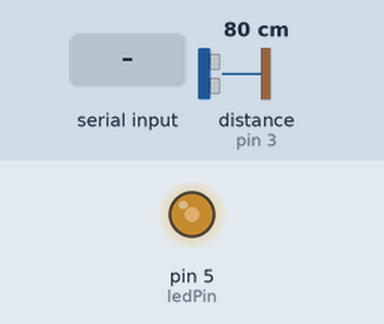
Simulated run of this sketch. Board: Arduino Uno, built with avr-gcc and run on an emulated ATmega328P. Parts: output pins drawn as LEDs (lit = HIGH). The test bench sets the inputs (shaded band); at power-on: distance to the obstacle (sensor on pin 3) 80 cm. The echo pulse lasts 58.3 µs per cm; what the sketch prints to the serial monitor is not drawn.

Above: at 1.2 s.
1.3 s: "1\n" received over Serial
At 2.6 s:
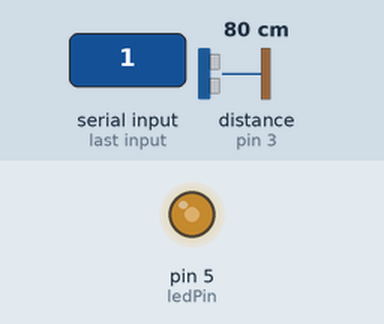
3.5 s: "90,45\n" received over Serial
At 6.8 s:
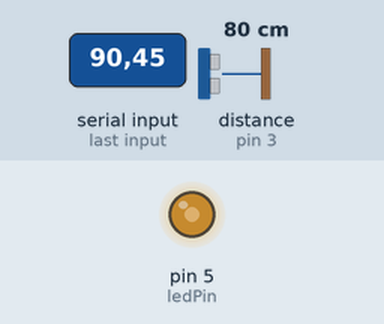
Timing chart, 0 to 8.3 s (numbered marks = the images above; inputs shaded):
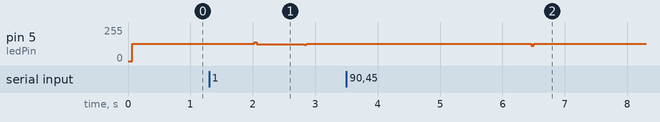

Measured:
- after the input at 1.3 s, pin 5 (ledPin): 128/255 → 127/255 after 0.73 s, → 128/255 0.80 s later
- after the input at 3.5 s, pin 5 (ledPin): 128/255 → 114/255 after 3.0 s, → 128/255 0.04 s later

The sketch:

Exp9_2Way_Ceiling.ino
```cpp
// -----------------------------------  Include Libraries  ------------------------------ //

#include <TimerOne.h>


// ------------------  Define constants and variables and strings  ---------------------- //

const int ledPin = 5;    // Pin number for the LED
const int photoPin = 3;  // Pin number for the photodiode

const int frequencyIn0 = 500;     // Frequency for bit 0
const int frequencyIn1 = 600;      // Frequency for bit 1
const int frequencyInact = 100;     // Inactive Frequency
const int frequencyTolerance = 50;  // Inactive Frequency

const int bitDuration = 50;  // Duration of each bit (milliseconds)

const unsigned long periodIn0 = 0.5e6 / frequencyIn0;             // Period for bit 0
const unsigned long periodIn1 = 0.5e6 / frequencyIn1;             // Period for bit 1
const unsigned long inactivePeriodIn = 0.5e6 / frequencyInact;  // Inactive period for the timer

String inputString = "";      // Stores the received input string
String outputString = "";   // Stores the string to be transmitted

bool transmitting = false;  // Flag indicating if transmission is in progress
bool stringComplete = false;  // Flag indicating if a complete string is received

String byteString = "";  // Store the received byte string
String sentence = "";    // Store the complete sentence

int i = 0;               // Counter variable
int j = 0;
int k = 0;

int outputIndex = 0;        // Index of the current character being transmitted


// ------------------  void setup()   ---------------------- //

void setup() {
  pinMode(ledPin, OUTPUT);   // Set LED pin as output
  pinMode(photoPin, INPUT);  // Set the input pin for the photodiode
  Serial.begin(230400);      // Start serial communication

  Timer1.initialize(inactivePeriodIn);  // Initialize timer with inactivePeriod
  Timer1.attachInterrupt(blinkLED);   // Attach interrupt for LED blinking
}


// ------------------  void loop()   ---------------------- //

void loop() {
  receiveData();
  sendData();
}


// ------------------  void receiveData()   ---------------------- //

void receiveData() {

  float timeBegin = millis();

  float pulseHigh = pulseIn(photoPin, HIGH, inactivePeriodIn * 50);  // Measure the duration of the high pulse
  float pulseLow = pulseIn(photoPin, LOW, inactivePeriodIn * 50);    // Measure the duration of the low pulse

  float pulseTotal = pulseHigh + pulseLow;  // Calculate the total duration of the pulse
  float frequencyIn = 1000000 / pulseTotal;   // Calculate the frequency of the signal

  if (abs(frequencyIn - frequencyIn0) <= frequencyTolerance) {  // Compare the frequency to determine the bit value
    byteString += String(0);                // Append the bit value to the byte string

    if (byteString.length() == 1 && k == 0) {
      Serial.println("Receiving....");
      // Serial.println("");
      k = 1;
    }

    Serial.print("0");

  } else if (abs(frequencyIn - frequencyIn1) <= frequencyTolerance) {
    byteString += String(1);  // Append the bit value to the byte string

    if (byteString.length() == 1 && k == 0) {
      Serial.println("Receiving....");
      // Serial.println("");
      k = 1;
    }
    Serial.print("1");

  } else if (abs(frequencyIn - frequencyInact) <= 3 && byteString.length() > 0) {
    byteString = "";  // Reset the byte string if it's an inactive frequency
  }

  if (byteString.length() == 8) {  // If a complete byte string is received, convert it to a character and append to the sentence
    char character = strtol(byteString.c_str(), NULL, 2);
    sentence += character;
    byteString = "";  // Reset the byte string
    i = 1;
  }

  if (abs(frequencyIn - frequencyInact) <= 5 && i == 1) {  // If the frequency indicates an inactive state and a byte string has been processed, print the sentence
    Serial.println("");
    Serial.println("");
    Serial.print("Received sentence: ");
    Serial.println(sentence);
    sentence = "";  // Reset the sentence
    i = 0;
    k = 0;
  }

  float timeEnd = millis();  // Record the end time of the loop iteration

  float delayDuration = bitDuration - (timeEnd - timeBegin);

  if (delayDuration > 0) {
    delay(delayDuration);
  }
}

// ------------------  void sendData()   ---------------------- //

void sendData() {
  if (stringComplete && !transmitting) {
    outputString = inputString;  // Store the received string for transmission
    inputString = "";            // Reset input string
    stringComplete = false;      // Reset stringComplete flag
    transmitting = true;         // Set the transmitting flag to start transmission
    outputIndex = 0;             // Reset the output index
    // Timer1.setPeriod(period0);   // Set timer period for bit 0
  }

  while (transmitting) {
    if (outputIndex < outputString.length()) {

      char character = outputString.charAt(outputIndex);
      //  Serial.print("k");

      for (j = 7; j >= 0; j--) {
        bool bit = bitRead(character, j);
         float timeBegin = millis();

        if (bit) {
          Timer1.setPeriod(periodIn1);
          Serial.print("1");
        }

        else if (!bit) {
          Timer1.setPeriod(periodIn0);
          Serial.print("0");
        }

        float timeEnd = millis();  // Record the end time of the loop iteration

        float delayDuration = bitDuration - (timeEnd - timeBegin);

        if (delayDuration > 0) {
          delay(delayDuration);
        }
      }

      outputIndex++;
    }

    else {
      Timer1.setPeriod(inactivePeriodIn);  // Restore the original timer period
      transmitting = false;              // Set the transmitting flag to false
      outputString = "";
      Serial.println("");
      Serial.println("");
      Serial.println("Transmitting done");
    }
  }
}


// ------------------  void serialEvent()   ---------------------- //

void serialEvent() {
  while (Serial.available()) {
    char inChar = (char)Serial.read();
    inputString += inChar;  // Append character to inputString

    if (inChar == '\n') {
      stringComplete = true;  // Set the stringComplete flag when end of line is reached
    }
  }
  Serial.println("Sending.... ");
  Serial.print("Input sentence: ");
  Serial.println(inputString);
}

// ------------------  void blinkLED()   ---------------------- //

void blinkLED() {
  static bool ledState = false;
  ledState = !ledState;

  if (ledState)  // Set LED pin port directly HIGH
    PORTD |= (1 << PD5);
  else  // Set LED pin port directly LOW
    PORTD &= ~(1 << PD5);
}
```
